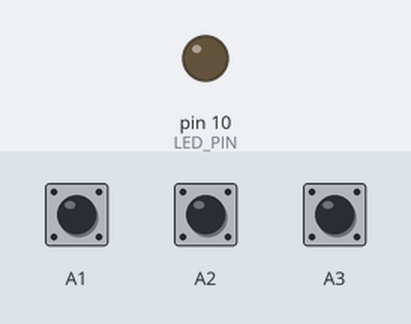
A sketch run on a simulated Arduino Uno, built with avr-gcc and run on an emulated ATmega328P. On the bench: output pins drawn as LEDs (lit = HIGH). Inputs (shaded band) come from the test bench; at power-on: A1 HIGH, A2 HIGH, A3 HIGH.

Above: at 1.2 s.
1.3 s: A1 pulled LOW for 3.2 s
6.0 s: A2 pulled LOW for 0.15 s
At 6.8 s:
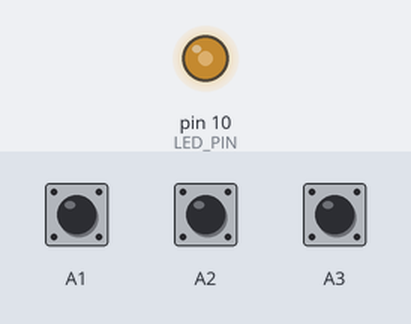
9.1 s: A3 pulled LOW for 3.2 s
Timing chart, 0 to 18.9 s (numbered marks = the images above; inputs shaded):
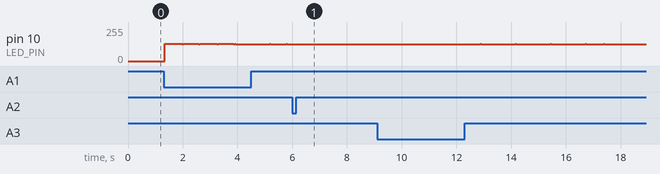

The sketch:

HelloWorld_eventDriven.ino
```cpp
//programação do app usando os eventos disponibilizados

#include <limits.h>

#include "event_driven.h"
#include "app.h"


#define LED_PIN 10

//realiza setup definido pelo app
void app_init(void)
{
  pinMode(LED_PIN, OUTPUT);
  pinMode(5, INPUT);

  timer_set(1000);
  button_listen(A1);
}

bool but_bool = LOW;
//notifica que pin mudou para v
void button_changed(int pin, int v)
{
  if(v == but_bool)
  {
    digitalWrite(LED_PIN, LOW);
    timer_set(UINT_MAX);
  }

}

bool LED_State = true;
//notifica que o timer expirou
void timer_expired(void)
{
  LED_State = !LED_State;
  digitalWrite(LED_PIN, LED_State);
}
```

app.h
```cpp
//cabeçalhos das callbacks

//notifica que pin mudou para v
void button_changed(int pin, int v);

//notifica que o timer expirou
void timer_expired(void);

//realiza setup definido pelo app
void app_init(void);
```

event_driven.h
```cpp
//cabeçalhos das funções usadas para "inscrição"

//"pin" passado deve gerar notificações
void button_listen(int pin);

//timer deve expirar após ms milisegundos
//se timer não for setado, a função timer_expired não será chamada
void timer_set(int ms);
```

event_driven.ino
```cpp
//TAREFA 3 - API (event_driven.ino)

#include <limits.h>
#include "event_driven.h"
#include "app.h"

//variáveis globais
unsigned long int old = millis();
unsigned long int timer_step = UINT_MAX;

int callbackButtons[3] = {0, 0, 0};
int buttonLastState[3] = {0, 0, 0};

//funções de registro:

void button_listen(int pin)
{
  //"pin" passado deve gerar notificações
  switch(pin)
  {
    case A1:
      callbackButtons[0] = pin;
      break;
    case A2:
      callbackButtons[1] = pin;
    case A3:
      callbackButtons[2] = pin;
  }

}

void timer_set(int ms)
{
  //timer deve expirar após ms milisegundos
  timer_step = abs(ms);
}


//Programa Principal
void setup() {
  // put your setup code here, to run once:
  Serial.begin(9600);

  app_init();
  pinMode(A1, INPUT_PULLUP);
  pinMode(A2, INPUT_PULLUP);
  pinMode(A3, INPUT_PULLUP);

}

void loop() {
  // put your main code here, to run repeatedly:
  unsigned long int now = millis();
  if(now >= old + timer_step)
  {
    old = now;
    timer_expired();
  }

  int but[3];
  but[0] = digitalRead(A1);
  but[1] = digitalRead(A2);
  but[2] = digitalRead(A3);

  for(int i = 0; i < 3; i++)
  {
    if(but[i] != buttonLastState[i])
    {
      if(callbackButtons[i])
      {
        button_changed(callbackButtons[i], but[i]);
      }
      buttonLastState[i] = but[i];
    }
  }

}
```

Measured:
- after the input at 6.0 s, pin 10 (LED_PIN): stops changing and stays 125/255
